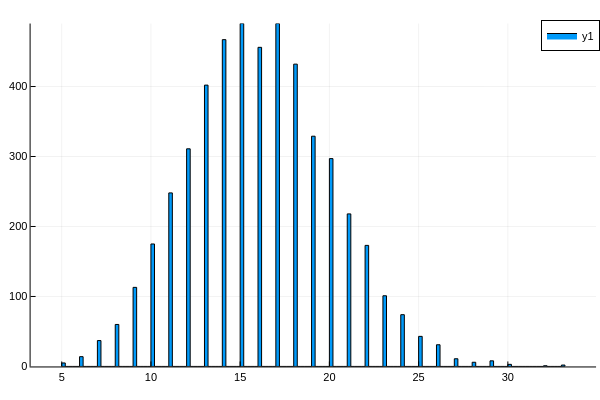

The cell this chart's notebook holds for it:
### Code cell
histogram(tcspc_stream[90, 72], bins=200)
#histogram(inverted_pixel_uint16, bins=200, xlabel="Inverted TCSPC Value", ylabel="Count", title="Histogram of Inverted TCSPC Values at Pixel (79, 95)")
#map(x -> UInt16(x) & 0xF, tcspc_stream[75, 45])
